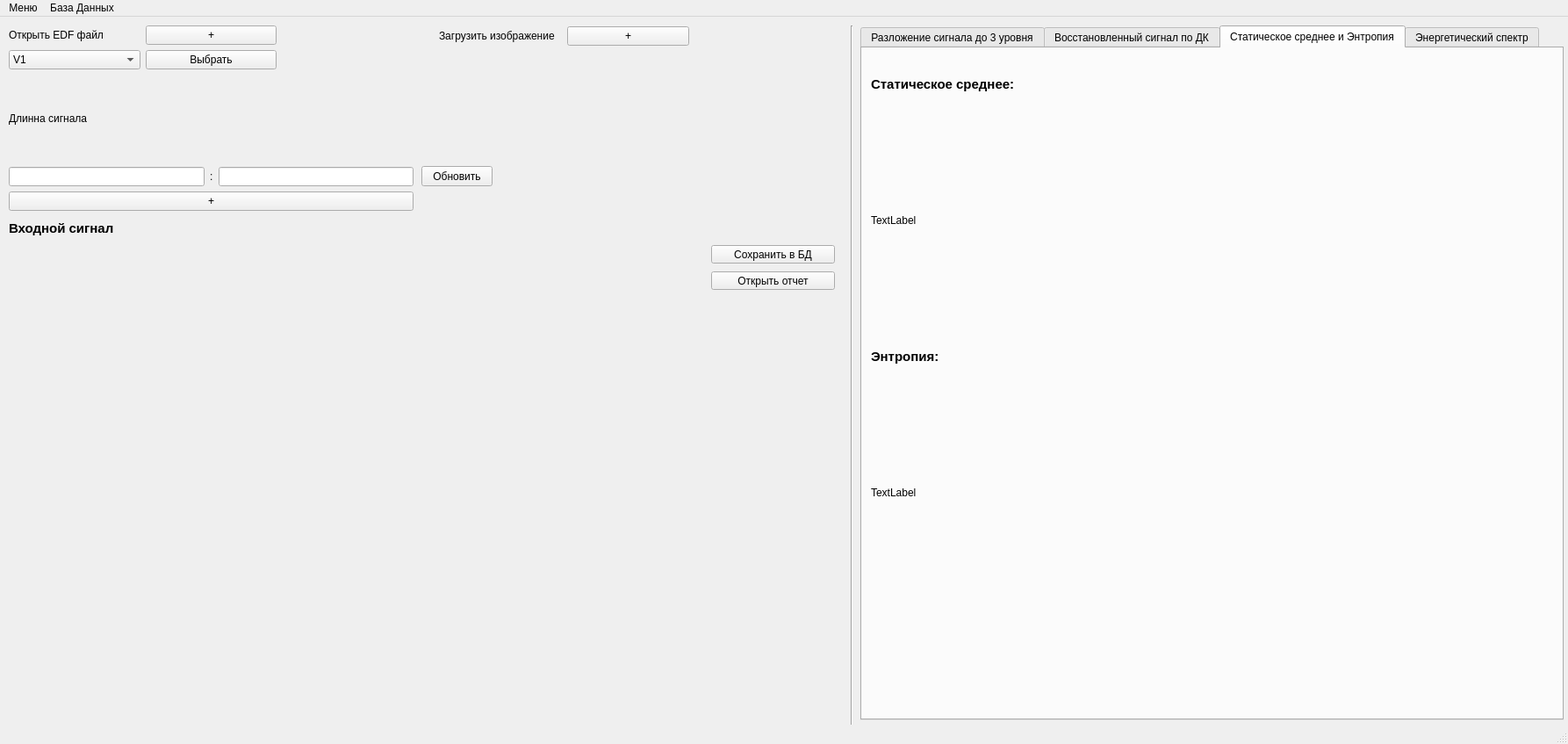
<?xml version="1.0" encoding="UTF-8"?>
<ui version="4.0">
 <class>MainWindow</class>
 <widget class="QMainWindow" name="MainWindow">
  <property name="geometry">
   <rect>
    <x>0</x>
    <y>0</y>
    <width>1786</width>
    <height>847</height>
   </rect>
  </property>
  <property name="windowTitle">
   <string>MainWindow</string>
  </property>
  <widget class="QWidget" name="centralwidget">
   <widget class="Line" name="line">
    <property name="geometry">
     <rect>
      <x>960</x>
      <y>10</y>
      <width>20</width>
      <height>881</height>
     </rect>
    </property>
    <property name="orientation">
     <enum>Qt::Vertical</enum>
    </property>
   </widget>
   <widget class="QWidget" name="layoutWidget">
    <property name="geometry">
     <rect>
      <x>10</x>
      <y>10</y>
      <width>461</width>
      <height>211</height>
     </rect>
    </property>
    <layout class="QVBoxLayout" name="verticalLayout">
     <item>
      <layout class="QGridLayout" name="gridLayout">
       <item row="0" column="0">
        <widget class="QLabel" name="label">
         <property name="text">
          <string>Открыть EDF файл</string>
         </property>
        </widget>
       </item>
       <item row="1" column="0">
        <widget class="QComboBox" name="comboBox">
         <item>
          <property name="text">
           <string>V1</string>
          </property>
         </item>
         <item>
          <property name="text">
           <string>V2</string>
          </property>
         </item>
         <item>
          <property name="text">
           <string>V3</string>
          </property>
         </item>
         <item>
          <property name="text">
           <string>VR</string>
          </property>
         </item>
         <item>
          <property name="text">
           <string>VL</string>
          </property>
         </item>
         <item>
          <property name="text">
           <string>VF</string>
          </property>
         </item>
        </widget>
       </item>
       <item row="0" column="1">
        <widget class="QPushButton" name="pushButton">
         <property name="text">
          <string>+</string>
         </property>
        </widget>
       </item>
       <item row="0" column="2">
        <widget class="QLabel" name="label_4">
         <property name="text">
          <string/>
         </property>
        </widget>
       </item>
       <item row="1" column="1">
        <widget class="QPushButton" name="pushButton_7">
         <property name="text">
          <string>Выбрать</string>
         </property>
        </widget>
       </item>
      </layout>
     </item>
     <item>
      <layout class="QGridLayout" name="gridLayout_2">
       <item row="1" column="2">
        <widget class="QLineEdit" name="lineEdit_2"/>
       </item>
       <item row="1" column="1">
        <widget class="QLabel" name="label_3">
         <property name="text">
          <string>:</string>
         </property>
        </widget>
       </item>
       <item row="1" column="0">
        <widget class="QLineEdit" name="lineEdit"/>
       </item>
       <item row="0" column="0">
        <widget class="QLabel" name="label_2">
         <property name="text">
          <string>Длинна сигнала</string>
         </property>
        </widget>
       </item>
      </layout>
     </item>
     <item>
      <widget class="QPushButton" name="pushButton_3">
       <property name="text">
        <string>+</string>
       </property>
      </widget>
     </item>
    </layout>
   </widget>
   <widget class="QPushButton" name="pushButton_4">
    <property name="geometry">
     <rect>
      <x>480</x>
      <y>170</y>
      <width>81</width>
      <height>23</height>
     </rect>
    </property>
    <property name="text">
     <string>Обновить</string>
    </property>
   </widget>
   <widget class="QTabWidget" name="tabWidget">
    <property name="geometry">
     <rect>
      <x>980</x>
      <y>10</y>
      <width>801</width>
      <height>791</height>
     </rect>
    </property>
    <property name="currentIndex">
     <number>2</number>
    </property>
    <widget class="QWidget" name="tab">
     <attribute name="title">
      <string>Разложение сигнала до 3 уровня</string>
     </attribute>
     <widget class="PlotWidget" name="widget" native="true">
      <property name="geometry">
       <rect>
        <x>10</x>
        <y>40</y>
        <width>779</width>
        <height>171</height>
       </rect>
      </property>
     </widget>
     <widget class="QLabel" name="label_7">
      <property name="geometry">
       <rect>
        <x>10</x>
        <y>10</y>
        <width>781</width>
        <height>21</height>
       </rect>
      </property>
      <property name="font">
       <font>
        <pointsize>11</pointsize>
        <weight>75</weight>
        <bold>true</bold>
       </font>
      </property>
      <property name="text">
       <string>Разложение сигнала до уровня 1</string>
      </property>
     </widget>
     <widget class="QLabel" name="label_8">
      <property name="geometry">
       <rect>
        <x>10</x>
        <y>220</y>
        <width>781</width>
        <height>21</height>
       </rect>
      </property>
      <property name="font">
       <font>
        <pointsize>11</pointsize>
        <weight>75</weight>
        <bold>true</bold>
       </font>
      </property>
      <property name="text">
       <string>Разложение сигнала до уровня 2</string>
      </property>
     </widget>
     <widget class="PlotWidget" name="widget_2" native="true">
      <property name="geometry">
       <rect>
        <x>10</x>
        <y>250</y>
        <width>779</width>
        <height>171</height>
       </rect>
      </property>
     </widget>
     <widget class="PlotWidget" name="widget_3" native="true">
      <property name="geometry">
       <rect>
        <x>10</x>
        <y>460</y>
        <width>779</width>
        <height>171</height>
       </rect>
      </property>
     </widget>
     <widget class="QLabel" name="label_9">
      <property name="geometry">
       <rect>
        <x>10</x>
        <y>430</y>
        <width>781</width>
        <height>21</height>
       </rect>
      </property>
      <property name="font">
       <font>
        <pointsize>11</pointsize>
        <weight>75</weight>
        <bold>true</bold>
       </font>
      </property>
      <property name="text">
       <string>Разложение сигнала до уровня 3</string>
      </property>
     </widget>
    </widget>
    <widget class="QWidget" name="tab_2">
     <attribute name="title">
      <string>Восстановленный сигнал по ДК</string>
     </attribute>
     <widget class="PlotWidget" name="widget_5" native="true">
      <property name="geometry">
       <rect>
        <x>10</x>
        <y>40</y>
        <width>779</width>
        <height>171</height>
       </rect>
      </property>
     </widget>
     <widget class="QLabel" name="label_10">
      <property name="geometry">
       <rect>
        <x>10</x>
        <y>10</y>
        <width>781</width>
        <height>21</height>
       </rect>
      </property>
      <property name="font">
       <font>
        <pointsize>11</pointsize>
        <weight>75</weight>
        <bold>true</bold>
       </font>
      </property>
      <property name="text">
       <string>Восстановленный сигнал по детализирующим коэфициентам на частоте:</string>
      </property>
     </widget>
     <widget class="QLabel" name="label_11">
      <property name="geometry">
       <rect>
        <x>10</x>
        <y>220</y>
        <width>781</width>
        <height>21</height>
       </rect>
      </property>
      <property name="font">
       <font>
        <pointsize>11</pointsize>
        <weight>75</weight>
        <bold>true</bold>
       </font>
      </property>
      <property name="text">
       <string>Восстановленный сигнал по детализирующим коэфициентам на частоте:</string>
      </property>
     </widget>
     <widget class="PlotWidget" name="widget_6" native="true">
      <property name="geometry">
       <rect>
        <x>10</x>
        <y>250</y>
        <width>779</width>
        <height>171</height>
       </rect>
      </property>
     </widget>
     <widget class="PlotWidget" name="widget_7" native="true">
      <property name="geometry">
       <rect>
        <x>10</x>
        <y>460</y>
        <width>779</width>
        <height>171</height>
       </rect>
      </property>
     </widget>
     <widget class="QLabel" name="label_12">
      <property name="geometry">
       <rect>
        <x>10</x>
        <y>430</y>
        <width>781</width>
        <height>21</height>
       </rect>
      </property>
      <property name="font">
       <font>
        <pointsize>11</pointsize>
        <weight>75</weight>
        <bold>true</bold>
       </font>
      </property>
      <property name="text">
       <string>Восстановленный сигнал по детализирующим коэфициентам на частоте:</string>
      </property>
     </widget>
    </widget>
    <widget class="QWidget" name="tab_3">
     <attribute name="title">
      <string>Статическое среднее и Энтропия</string>
     </attribute>
     <widget class="QLabel" name="label_13">
      <property name="geometry">
       <rect>
        <x>10</x>
        <y>30</y>
        <width>271</width>
        <height>21</height>
       </rect>
      </property>
      <property name="font">
       <font>
        <pointsize>11</pointsize>
        <weight>75</weight>
        <bold>true</bold>
       </font>
      </property>
      <property name="text">
       <string>Статическое среднее:</string>
      </property>
     </widget>
     <widget class="QLabel" name="label_14">
      <property name="geometry">
       <rect>
        <x>10</x>
        <y>340</y>
        <width>271</width>
        <height>21</height>
       </rect>
      </property>
      <property name="font">
       <font>
        <pointsize>11</pointsize>
        <weight>75</weight>
        <bold>true</bold>
       </font>
      </property>
      <property name="text">
       <string>Энтропия:</string>
      </property>
     </widget>
     <widget class="QLabel" name="label_15">
      <property name="geometry">
       <rect>
        <x>10</x>
        <y>60</y>
        <width>771</width>
        <height>271</height>
       </rect>
      </property>
      <property name="text">
       <string>TextLabel</string>
      </property>
     </widget>
     <widget class="QLabel" name="label_16">
      <property name="geometry">
       <rect>
        <x>10</x>
        <y>370</y>
        <width>771</width>
        <height>271</height>
       </rect>
      </property>
      <property name="text">
       <string>TextLabel</string>
      </property>
     </widget>
    </widget>
    <widget class="QWidget" name="tab_4">
     <attribute name="title">
      <string>Энергетический спектр</string>
     </attribute>
     <widget class="PlotWidget" name="widget_8" native="true">
      <property name="geometry">
       <rect>
        <x>10</x>
        <y>40</y>
        <width>779</width>
        <height>171</height>
       </rect>
      </property>
     </widget>
     <widget class="QLabel" name="label_17">
      <property name="geometry">
       <rect>
        <x>10</x>
        <y>10</y>
        <width>781</width>
        <height>21</height>
       </rect>
      </property>
      <property name="font">
       <font>
        <pointsize>11</pointsize>
        <weight>75</weight>
        <bold>true</bold>
       </font>
      </property>
      <property name="text">
       <string>Энергетический спектр PS1</string>
      </property>
     </widget>
     <widget class="PlotWidget" name="widget_9" native="true">
      <property name="geometry">
       <rect>
        <x>10</x>
        <y>250</y>
        <width>779</width>
        <height>171</height>
       </rect>
      </property>
     </widget>
     <widget class="QLabel" name="label_18">
      <property name="geometry">
       <rect>
        <x>10</x>
        <y>220</y>
        <width>781</width>
        <height>21</height>
       </rect>
      </property>
      <property name="font">
       <font>
        <pointsize>11</pointsize>
        <weight>75</weight>
        <bold>true</bold>
       </font>
      </property>
      <property name="text">
       <string>Энергетический спектр PS2</string>
      </property>
     </widget>
     <widget class="QLabel" name="label_31">
      <property name="geometry">
       <rect>
        <x>10</x>
        <y>430</y>
        <width>781</width>
        <height>21</height>
       </rect>
      </property>
      <property name="font">
       <font>
        <pointsize>11</pointsize>
        <weight>75</weight>
        <bold>true</bold>
       </font>
      </property>
      <property name="text">
       <string>Энергетический спектр PS2</string>
      </property>
     </widget>
     <widget class="PlotWidget" name="widget_18" native="true">
      <property name="geometry">
       <rect>
        <x>10</x>
        <y>460</y>
        <width>779</width>
        <height>171</height>
       </rect>
      </property>
     </widget>
    </widget>
   </widget>
   <widget class="PlotWidget" name="widget_4" native="true">
    <property name="geometry">
     <rect>
      <x>10</x>
      <y>260</y>
      <width>781</width>
      <height>229</height>
     </rect>
    </property>
   </widget>
   <widget class="QLabel" name="label_32">
    <property name="geometry">
     <rect>
      <x>10</x>
      <y>230</y>
      <width>781</width>
      <height>21</height>
     </rect>
    </property>
    <property name="font">
     <font>
      <pointsize>11</pointsize>
      <weight>75</weight>
      <bold>true</bold>
     </font>
    </property>
    <property name="text">
     <string>Входной сигнал</string>
    </property>
   </widget>
   <widget class="QPushButton" name="pushButton_5">
    <property name="geometry">
     <rect>
      <x>810</x>
      <y>260</y>
      <width>141</width>
      <height>21</height>
     </rect>
    </property>
    <property name="text">
     <string>Сохранить в БД</string>
    </property>
   </widget>
   <widget class="QPushButton" name="pushButton_6">
    <property name="geometry">
     <rect>
      <x>810</x>
      <y>290</y>
      <width>141</width>
      <height>21</height>
     </rect>
    </property>
    <property name="text">
     <string>Открыть отчет</string>
    </property>
   </widget>
   <widget class="QWidget" name="">
    <property name="geometry">
     <rect>
      <x>500</x>
      <y>10</y>
      <width>431</width>
      <height>25</height>
     </rect>
    </property>
    <layout class="QGridLayout" name="gridLayout_3">
     <item row="0" column="0">
      <widget class="QLabel" name="label_5">
       <property name="text">
        <string>Загрузить изображение</string>
       </property>
      </widget>
     </item>
     <item row="0" column="1">
      <widget class="QPushButton" name="pushButton_2">
       <property name="text">
        <string>+</string>
       </property>
      </widget>
     </item>
     <item row="0" column="2">
      <widget class="QLabel" name="label_6">
       <property name="text">
        <string/>
       </property>
      </widget>
     </item>
    </layout>
   </widget>
  </widget>
  <widget class="QMenuBar" name="menubar">
   <property name="geometry">
    <rect>
     <x>0</x>
     <y>0</y>
     <width>1786</width>
     <height>21</height>
    </rect>
   </property>
   <widget class="QMenu" name="menu">
    <property name="title">
     <string>Меню</string>
    </property>
    <addaction name="action"/>
   </widget>
   <widget class="QMenu" name="menu_2">
    <property name="title">
     <string>База Данных</string>
    </property>
    <addaction name="action_2"/>
    <addaction name="separator"/>
    <addaction name="action_4"/>
   </widget>
   <addaction name="menu"/>
   <addaction name="menu_2"/>
  </widget>
  <widget class="QStatusBar" name="statusbar"/>
  <action name="action">
   <property name="text">
    <string>Выход</string>
   </property>
  </action>
  <action name="action_2">
   <property name="text">
    <string>Открыть Базу данных</string>
   </property>
  </action>
  <action name="action_4">
   <property name="text">
    <string>Добавить в Базу Данных</string>
   </property>
  </action>
 </widget>
 <customwidgets>
  <customwidget>
   <class>PlotWidget</class>
   <extends>QWidget</extends>
   <header>pyqtgraph</header>
   <container>1</container>
  </customwidget>
 </customwidgets>
 <resources/>
 <connections/>
</ui>
